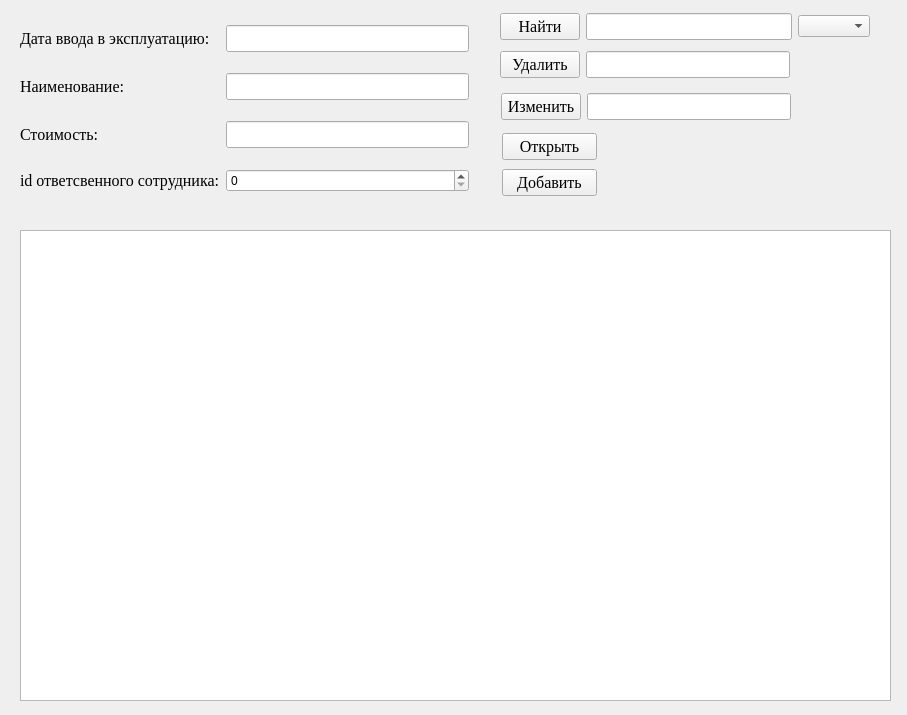
<?xml version="1.0" encoding="UTF-8"?>
<ui version="4.0">
 <class>Form</class>
 <widget class="QWidget" name="Form">
  <property name="geometry">
   <rect>
    <x>0</x>
    <y>0</y>
    <width>907</width>
    <height>715</height>
   </rect>
  </property>
  <property name="windowTitle">
   <string>Form</string>
  </property>
  <widget class="QWidget" name="layoutWidget_3">
   <property name="geometry">
    <rect>
     <x>500</x>
     <y>10</y>
     <width>370</width>
     <height>33</height>
    </rect>
   </property>
   <layout class="QHBoxLayout" name="horizontalLayout_4">
    <item>
     <widget class="QPushButton" name="find_2">
      <property name="font">
       <font>
        <family>Times New Roman</family>
        <pointsize>12</pointsize>
       </font>
      </property>
      <property name="text">
       <string>Найти</string>
      </property>
     </widget>
    </item>
    <item>
     <widget class="QLineEdit" name="leinsert">
      <property name="font">
       <font>
        <family>Times New Roman</family>
        <pointsize>12</pointsize>
       </font>
      </property>
     </widget>
    </item>
    <item>
     <widget class="QComboBox" name="cbinsert_2"/>
    </item>
   </layout>
  </widget>
  <widget class="QWidget" name="layoutWidget_2">
   <property name="geometry">
    <rect>
     <x>500</x>
     <y>48</y>
     <width>290</width>
     <height>33</height>
    </rect>
   </property>
   <layout class="QHBoxLayout" name="horizontalLayout_3">
    <item>
     <widget class="QPushButton" name="delete_3">
      <property name="font">
       <font>
        <family>Times New Roman</family>
        <pointsize>12</pointsize>
       </font>
      </property>
      <property name="text">
       <string>Удалить</string>
      </property>
     </widget>
    </item>
    <item>
     <widget class="QLineEdit" name="leclear_2">
      <property name="font">
       <font>
        <family>Times New Roman</family>
        <pointsize>12</pointsize>
       </font>
      </property>
     </widget>
    </item>
   </layout>
  </widget>
  <widget class="QWidget" name="layoutWidget">
   <property name="geometry">
    <rect>
     <x>20</x>
     <y>10</y>
     <width>449</width>
     <height>201</height>
    </rect>
   </property>
   <layout class="QGridLayout" name="gridLayout">
    <item row="1" column="0">
     <widget class="QLabel" name="label_8">
      <property name="font">
       <font>
        <family>Times New Roman</family>
        <pointsize>12</pointsize>
       </font>
      </property>
      <property name="text">
       <string>Наименование:</string>
      </property>
     </widget>
    </item>
    <item row="2" column="0">
     <widget class="QLabel" name="label_9">
      <property name="font">
       <font>
        <family>Times New Roman</family>
        <pointsize>12</pointsize>
       </font>
      </property>
      <property name="text">
       <string>Стоимость:</string>
      </property>
     </widget>
    </item>
    <item row="2" column="1">
     <widget class="QLineEdit" name="patronymic_2">
      <property name="font">
       <font>
        <family>Times New Roman</family>
        <pointsize>12</pointsize>
       </font>
      </property>
     </widget>
    </item>
    <item row="0" column="0">
     <widget class="QLabel" name="label_6">
      <property name="font">
       <font>
        <family>Times New Roman</family>
        <pointsize>12</pointsize>
       </font>
      </property>
      <property name="text">
       <string>Дата ввода в эксплуатацию:</string>
      </property>
     </widget>
    </item>
    <item row="3" column="1">
     <widget class="QSpinBox" name="iddepartment_3"/>
    </item>
    <item row="3" column="0">
     <widget class="QLabel" name="label_10">
      <property name="font">
       <font>
        <family>Times New Roman</family>
        <pointsize>12</pointsize>
       </font>
      </property>
      <property name="text">
       <string>id ответсвенного сотрудника:</string>
      </property>
     </widget>
    </item>
    <item row="0" column="1">
     <widget class="QLineEdit" name="patronymic_3">
      <property name="font">
       <font>
        <family>Times New Roman</family>
        <pointsize>12</pointsize>
       </font>
      </property>
     </widget>
    </item>
    <item row="1" column="1">
     <widget class="QLineEdit" name="patronymic_4">
      <property name="font">
       <font>
        <family>Times New Roman</family>
        <pointsize>12</pointsize>
       </font>
      </property>
     </widget>
    </item>
   </layout>
  </widget>
  <widget class="QTableWidget" name="tableWidget">
   <property name="geometry">
    <rect>
     <x>20</x>
     <y>230</y>
     <width>871</width>
     <height>471</height>
    </rect>
   </property>
  </widget>
  <widget class="QWidget" name="layoutWidget">
   <property name="geometry">
    <rect>
     <x>502</x>
     <y>130</y>
     <width>95</width>
     <height>71</height>
    </rect>
   </property>
   <layout class="QVBoxLayout" name="verticalLayout">
    <item>
     <widget class="QPushButton" name="open_2">
      <property name="font">
       <font>
        <family>Times New Roman</family>
        <pointsize>12</pointsize>
       </font>
      </property>
      <property name="text">
       <string>Открыть</string>
      </property>
     </widget>
    </item>
    <item>
     <widget class="QPushButton" name="insert_2">
      <property name="font">
       <font>
        <family>Times New Roman</family>
        <pointsize>12</pointsize>
       </font>
      </property>
      <property name="text">
       <string>Добавить</string>
      </property>
     </widget>
    </item>
   </layout>
  </widget>
  <widget class="QWidget" name="layoutWidget">
   <property name="geometry">
    <rect>
     <x>501</x>
     <y>90</y>
     <width>290</width>
     <height>33</height>
    </rect>
   </property>
   <layout class="QHBoxLayout" name="horizontalLayout">
    <item>
     <widget class="QPushButton" name="open_3">
      <property name="font">
       <font>
        <family>Times New Roman</family>
        <pointsize>12</pointsize>
       </font>
      </property>
      <property name="text">
       <string>Изменить</string>
      </property>
     </widget>
    </item>
    <item>
     <widget class="QLineEdit" name="leclear_3">
      <property name="font">
       <font>
        <family>Times New Roman</family>
        <pointsize>12</pointsize>
       </font>
      </property>
     </widget>
    </item>
   </layout>
  </widget>
 </widget>
 <resources/>
 <connections/>
</ui>
